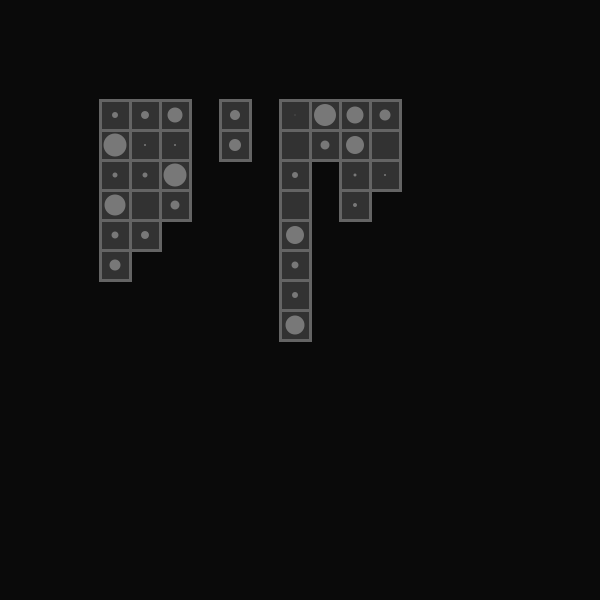
Frame 1 (no input)
Frame 60 (the mouse pressed at the canvas centre just before this capture): identical to frame 1, image omitted
Frame 120 (the mouse held since frame 60 and released just before this capture): identical to frame 1, image omitted

The Processing sketch that drew this single still picture (run headless with seeded random() and noise(); from frame 60 on, the mouse is pressed at the canvas centre):

// Processing sketch: test_46_pde
// ── test_46_pde.pde
private int[][] a = new int[10][];
private int step = 30;

void setup() {
  size(600, 600);
  smooth();
  noStroke();
  init();
  //noLoop();
}

void init() {
   for(int i=0; i<a.length; i++) {
      a[i] = new int[(int)random(0, 10)];
      for(int j=0; j<a[i].length; j++) {
         a[i][j] = (int) random(0, 25); 
      }
   }
}

void draw() {
   fill(180, 50);
   background(10);
   for(int i=0; i<a.length; i++) {
      for(int j=0; j<a[i].length; j++) {
         stroke(100);
         strokeWeight(3);
         fill(50);
         rect(i*step + 100, j*step + 100, step, step);
         noStroke();
         fill(250, 90);
         ellipse(i*step + 115, j*step + 115, a[i][j], a[i][j]);
      }
   }
}

void mouseClicked() {
   init(); 
}
